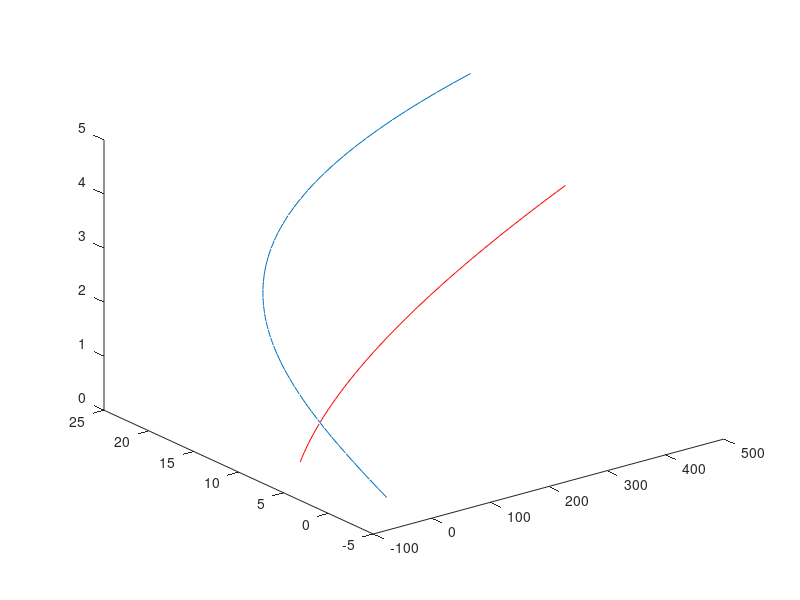

This figure's MATLAB source: (Note: this script raises an error after producing the figure.)
t = 0:0.1:5;
x = (4*t.^3-(10*t));
y = (9*t)-(t-t);
y =(9*t)-(t.*t);
xx=(12*t.^2)-10;
yy=9-(2*t);
xxx=24*t;
yyy=-2;
plot3(x,y,t);
hold on
plot3(xx,yy,t,'r');
plot3(xxx,yyy,t,'g');